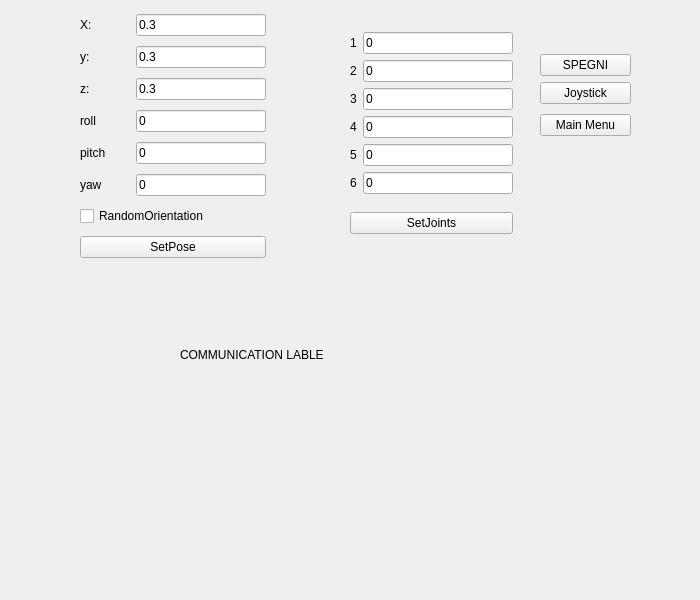
<?xml version="1.0" encoding="UTF-8"?>
<ui version="4.0">
 <class>Form</class>
 <widget class="QWidget" name="Form">
  <property name="geometry">
   <rect>
    <x>0</x>
    <y>0</y>
    <width>700</width>
    <height>600</height>
   </rect>
  </property>
  <property name="minimumSize">
   <size>
    <width>30</width>
    <height>0</height>
   </size>
  </property>
  <property name="windowTitle">
   <string>Manual_pose</string>
  </property>
  <widget class="QLabel" name="l_comunicazione">
   <property name="geometry">
    <rect>
     <x>180</x>
     <y>340</y>
     <width>241</width>
     <height>30</height>
    </rect>
   </property>
   <property name="maximumSize">
    <size>
     <width>16777215</width>
     <height>30</height>
    </size>
   </property>
   <property name="text">
    <string>COMMUNICATION LABLE</string>
   </property>
  </widget>
  <widget class="QWidget" name="layoutWidget">
   <property name="geometry">
    <rect>
     <x>80</x>
     <y>10</y>
     <width>186</width>
     <height>254</height>
    </rect>
   </property>
   <layout class="QVBoxLayout" name="verticalLayout">
    <item>
     <layout class="QHBoxLayout" name="horizontalLayout_7">
      <item>
       <widget class="QLabel" name="l_comunicazione_2">
        <property name="minimumSize">
         <size>
          <width>50</width>
          <height>0</height>
         </size>
        </property>
        <property name="maximumSize">
         <size>
          <width>16777215</width>
          <height>30</height>
         </size>
        </property>
        <property name="text">
         <string>X:</string>
        </property>
       </widget>
      </item>
      <item>
       <widget class="QLineEdit" name="mpX">
        <property name="text">
         <string>0.3</string>
        </property>
       </widget>
      </item>
     </layout>
    </item>
    <item>
     <layout class="QHBoxLayout" name="horizontalLayout_8">
      <item>
       <widget class="QLabel" name="l_comunicazione_3">
        <property name="minimumSize">
         <size>
          <width>50</width>
          <height>0</height>
         </size>
        </property>
        <property name="maximumSize">
         <size>
          <width>16777215</width>
          <height>30</height>
         </size>
        </property>
        <property name="text">
         <string>y:</string>
        </property>
       </widget>
      </item>
      <item>
       <widget class="QLineEdit" name="mpY">
        <property name="text">
         <string>0.3</string>
        </property>
       </widget>
      </item>
     </layout>
    </item>
    <item>
     <layout class="QHBoxLayout" name="horizontalLayout_9">
      <item>
       <widget class="QLabel" name="l_comunicazione_4">
        <property name="minimumSize">
         <size>
          <width>50</width>
          <height>0</height>
         </size>
        </property>
        <property name="maximumSize">
         <size>
          <width>16777215</width>
          <height>30</height>
         </size>
        </property>
        <property name="text">
         <string>z:</string>
        </property>
       </widget>
      </item>
      <item>
       <widget class="QLineEdit" name="mpZ">
        <property name="text">
         <string>0.3</string>
        </property>
       </widget>
      </item>
     </layout>
    </item>
    <item>
     <layout class="QHBoxLayout" name="horizontalLayout_10">
      <item>
       <widget class="QLabel" name="l_comunicazione_5">
        <property name="minimumSize">
         <size>
          <width>50</width>
          <height>0</height>
         </size>
        </property>
        <property name="maximumSize">
         <size>
          <width>16777215</width>
          <height>30</height>
         </size>
        </property>
        <property name="text">
         <string>roll</string>
        </property>
       </widget>
      </item>
      <item>
       <widget class="QLineEdit" name="mpRoll">
        <property name="text">
         <string>0</string>
        </property>
       </widget>
      </item>
     </layout>
    </item>
    <item>
     <layout class="QHBoxLayout" name="horizontalLayout_11">
      <item>
       <widget class="QLabel" name="l_comunicazione_7">
        <property name="minimumSize">
         <size>
          <width>50</width>
          <height>0</height>
         </size>
        </property>
        <property name="maximumSize">
         <size>
          <width>16777215</width>
          <height>30</height>
         </size>
        </property>
        <property name="text">
         <string>pitch</string>
        </property>
       </widget>
      </item>
      <item>
       <widget class="QLineEdit" name="mpPitch">
        <property name="text">
         <string>0</string>
        </property>
       </widget>
      </item>
     </layout>
    </item>
    <item>
     <layout class="QHBoxLayout" name="horizontalLayout_12">
      <item>
       <widget class="QLabel" name="l_comunicazione_6">
        <property name="minimumSize">
         <size>
          <width>50</width>
          <height>0</height>
         </size>
        </property>
        <property name="maximumSize">
         <size>
          <width>16777215</width>
          <height>30</height>
         </size>
        </property>
        <property name="text">
         <string>yaw</string>
        </property>
       </widget>
      </item>
      <item>
       <widget class="QLineEdit" name="mpYaw">
        <property name="text">
         <string>0</string>
        </property>
       </widget>
      </item>
     </layout>
    </item>
    <item>
     <widget class="QCheckBox" name="checkRandomOrientation">
      <property name="text">
       <string>RandomOrientation</string>
      </property>
     </widget>
    </item>
    <item>
     <widget class="QPushButton" name="pb_esegui">
      <property name="text">
       <string>SetPose</string>
      </property>
     </widget>
    </item>
   </layout>
  </widget>
  <widget class="QWidget" name="layoutWidget">
   <property name="geometry">
    <rect>
     <x>350</x>
     <y>20</y>
     <width>163</width>
     <height>227</height>
    </rect>
   </property>
   <layout class="QVBoxLayout" name="verticalLayout_5">
    <item>
     <layout class="QVBoxLayout" name="verticalLayout_4">
      <item>
       <layout class="QHBoxLayout" name="horizontalLayout">
        <item>
         <widget class="QLabel" name="l_comunicazione_8">
          <property name="maximumSize">
           <size>
            <width>16777215</width>
            <height>30</height>
           </size>
          </property>
          <property name="text">
           <string>1</string>
          </property>
         </widget>
        </item>
        <item>
         <widget class="QLineEdit" name="mpJ_1">
          <property name="text">
           <string>0</string>
          </property>
         </widget>
        </item>
       </layout>
      </item>
      <item>
       <layout class="QHBoxLayout" name="horizontalLayout_2">
        <item>
         <widget class="QLabel" name="l_comunicazione_9">
          <property name="maximumSize">
           <size>
            <width>16777215</width>
            <height>30</height>
           </size>
          </property>
          <property name="text">
           <string>2</string>
          </property>
         </widget>
        </item>
        <item>
         <widget class="QLineEdit" name="mpJ_2">
          <property name="text">
           <string>0</string>
          </property>
         </widget>
        </item>
       </layout>
      </item>
      <item>
       <layout class="QHBoxLayout" name="horizontalLayout_3">
        <item>
         <widget class="QLabel" name="l_comunicazione_10">
          <property name="maximumSize">
           <size>
            <width>16777215</width>
            <height>30</height>
           </size>
          </property>
          <property name="text">
           <string>3</string>
          </property>
         </widget>
        </item>
        <item>
         <widget class="QLineEdit" name="mpJ_3">
          <property name="text">
           <string>0</string>
          </property>
         </widget>
        </item>
       </layout>
      </item>
      <item>
       <layout class="QHBoxLayout" name="horizontalLayout_4">
        <item>
         <widget class="QLabel" name="l_comunicazione_11">
          <property name="maximumSize">
           <size>
            <width>16777215</width>
            <height>30</height>
           </size>
          </property>
          <property name="text">
           <string>4</string>
          </property>
         </widget>
        </item>
        <item>
         <widget class="QLineEdit" name="mpJ_4">
          <property name="text">
           <string>0</string>
          </property>
         </widget>
        </item>
       </layout>
      </item>
      <item>
       <layout class="QHBoxLayout" name="horizontalLayout_5">
        <item>
         <widget class="QLabel" name="l_comunicazione_12">
          <property name="maximumSize">
           <size>
            <width>16777215</width>
            <height>30</height>
           </size>
          </property>
          <property name="text">
           <string>5</string>
          </property>
         </widget>
        </item>
        <item>
         <widget class="QLineEdit" name="mpJ_5">
          <property name="text">
           <string>0</string>
          </property>
         </widget>
        </item>
       </layout>
      </item>
      <item>
       <layout class="QHBoxLayout" name="horizontalLayout_6">
        <item>
         <widget class="QLabel" name="l_comunicazione_13">
          <property name="maximumSize">
           <size>
            <width>16777215</width>
            <height>30</height>
           </size>
          </property>
          <property name="text">
           <string>6</string>
          </property>
         </widget>
        </item>
        <item>
         <widget class="QLineEdit" name="mpJ_6">
          <property name="text">
           <string>0</string>
          </property>
         </widget>
        </item>
       </layout>
      </item>
     </layout>
    </item>
    <item>
     <widget class="QPushButton" name="pb_setJoints">
      <property name="text">
       <string>SetJoints</string>
      </property>
     </widget>
    </item>
   </layout>
  </widget>
  <widget class="QWidget" name="">
   <property name="geometry">
    <rect>
     <x>540</x>
     <y>50</y>
     <width>91</width>
     <height>91</height>
    </rect>
   </property>
   <layout class="QVBoxLayout" name="verticalLayout_3">
    <item>
     <layout class="QVBoxLayout" name="verticalLayout_2">
      <item>
       <widget class="QPushButton" name="pushButton">
        <property name="text">
         <string>SPEGNI</string>
        </property>
       </widget>
      </item>
      <item>
       <widget class="QPushButton" name="pB_mpToJoy">
        <property name="text">
         <string>Joystick</string>
        </property>
       </widget>
      </item>
     </layout>
    </item>
    <item>
     <widget class="QPushButton" name="pushButton_2">
      <property name="text">
       <string>Main Menu</string>
      </property>
     </widget>
    </item>
   </layout>
  </widget>
 </widget>
 <resources/>
 <connections>
  <connection>
   <sender>pb_esegui</sender>
   <signal>clicked()</signal>
   <receiver>Form</receiver>
   <slot>pB_esegui()</slot>
   <hints>
    <hint type="sourcelabel">
     <x>205</x>
     <y>262</y>
    </hint>
    <hint type="destinationlabel">
     <x>499</x>
     <y>274</y>
    </hint>
   </hints>
  </connection>
  <connection>
   <sender>pushButton</sender>
   <signal>clicked()</signal>
   <receiver>Form</receiver>
   <slot>spegni_console()</slot>
   <hints>
    <hint type="sourcelabel">
     <x>621</x>
     <y>76</y>
    </hint>
    <hint type="destinationlabel">
     <x>638</x>
     <y>213</y>
    </hint>
   </hints>
  </connection>
  <connection>
   <sender>pb_setJoints</sender>
   <signal>clicked()</signal>
   <receiver>Form</receiver>
   <slot>pB_setJoints()</slot>
   <hints>
    <hint type="sourcelabel">
     <x>414</x>
     <y>245</y>
    </hint>
    <hint type="destinationlabel">
     <x>488</x>
     <y>341</y>
    </hint>
   </hints>
  </connection>
  <connection>
   <sender>pB_mpToJoy</sender>
   <signal>clicked()</signal>
   <receiver>Form</receiver>
   <slot>goToJoystick()</slot>
   <hints>
    <hint type="sourcelabel">
     <x>557</x>
     <y>94</y>
    </hint>
    <hint type="destinationlabel">
     <x>571</x>
     <y>144</y>
    </hint>
   </hints>
  </connection>
  <connection>
   <sender>pushButton_2</sender>
   <signal>clicked()</signal>
   <receiver>Form</receiver>
   <slot>goToMainMenu()</slot>
   <hints>
    <hint type="sourcelabel">
     <x>551</x>
     <y>128</y>
    </hint>
    <hint type="destinationlabel">
     <x>544</x>
     <y>198</y>
    </hint>
   </hints>
  </connection>
 </connections>
 <slots>
  <slot>prova()</slot>
  <slot>pub()</slot>
  <slot>service()</slot>
  <slot>pB_esegui()</slot>
  <slot>spegni_console()</slot>
  <slot>fRandomOrientationcheck()</slot>
  <slot>pB_setJoints()</slot>
  <slot>goToJoystick()</slot>
  <slot>goToMainMenu()</slot>
 </slots>
</ui>
